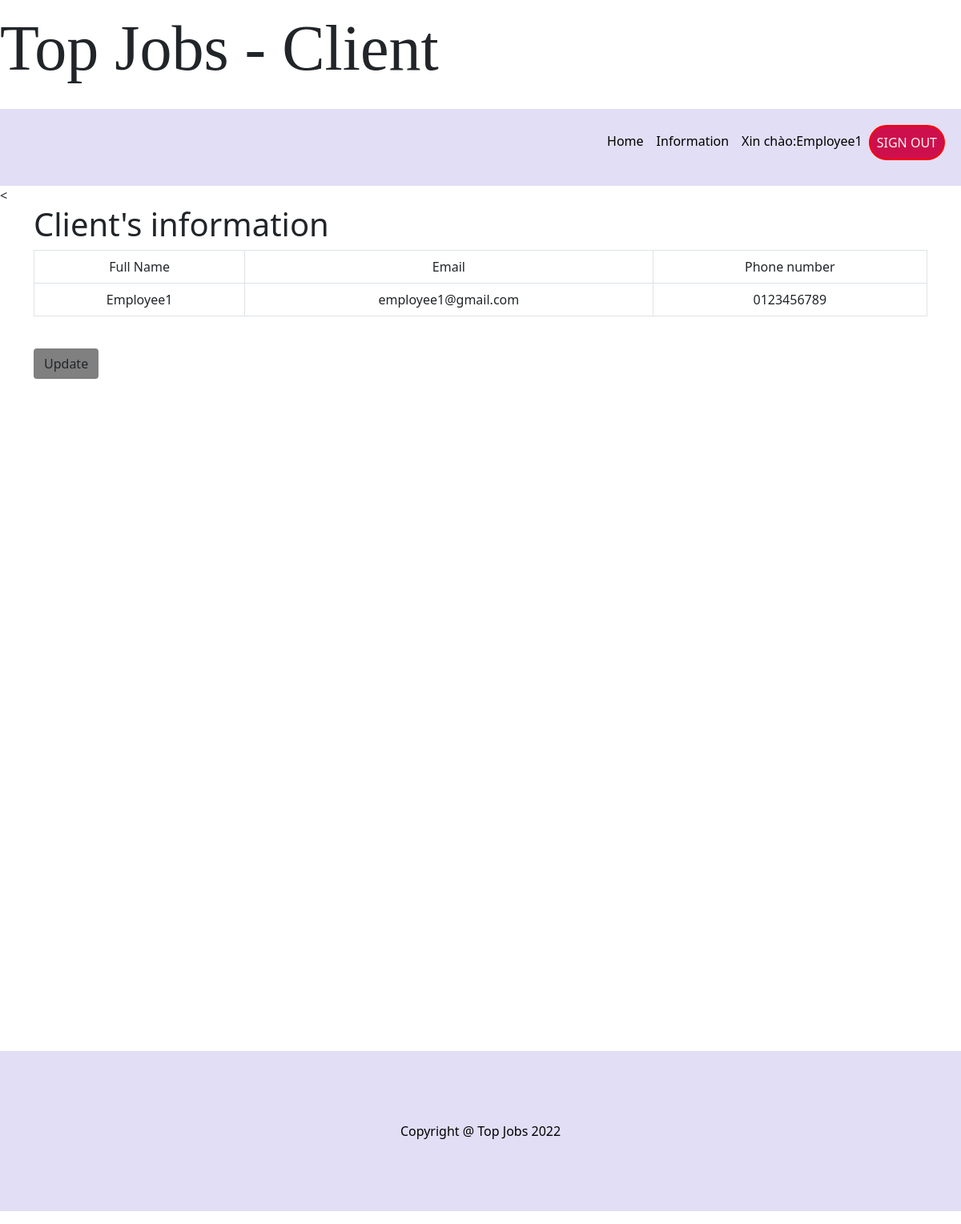
/Client/informationClient.php (signed in), run on the app's committed database.
### tables this page shows
CREATE TABLE `client` (
  `id` int(10) NOT NULL,
  `log_id` int(10) NOT NULL,
  `full_name` varchar(50) DEFAULT NULL,
  `email` varchar(50) DEFAULT NULL,
  `phone_number` varchar(10) DEFAULT NULL,
  `cv_id` int(10) NOT NULL
);

### Client/informationClient.php (the view, shortened to what this page needs)
<?php
include_once('../config.php');
$username = $_SESSION['username'];
if(isset($_SESSION['username']))
{
    $query = "select *
    from `client` join `login` on client.log_id=login.log_id WHERE username = '$username'";
    $result = mysqli_query($conn, $query);
    $result2 = mysqli_query($conn, $query);
}
else
{
    header('location:../login.php');
}
?>
<!DOCTYPE html>
<html lang="en">
<head>
    <link href="https://cdn.jsdelivr.net/npm/bootstrap@5.0.2/dist/css/bootstrap.min.css" rel="stylesheet"
>
    <link rel="stylesheet" href="../css/homepage.css">
</head>
<body>
    <header>
        <p id="text-head">Top Jobs - Client</p>
    </header>
    <nav class="navbar navbar-expand-lg navbar-light bg-light" style="padding: 0;">
            <div class="container-fluid" style="background-color: #E2DEF5;padding: 20px;">
                <div class="collapse navbar-collapse justify-content-end" id="navbarNav">
                    <ul class="navbar-nav ">
                        <li class="nav-item">
                            <a class="nav-link" style="color: black;" href="controlClient.php">Home</a>
                        </li>
                        <li class="nav-item">
                            <a class="nav-link" style="color: black;" href="informationClient.php">Information</a>
                        </li>
                        <li class="nav-item">
                            <?php
                            while ($row = mysqli_fetch_assoc($result2)) {
                                echo "<p class='nav-link' style='color: black;'>Xin chào:".$row['full_name']."</p>";
                            }
                            ?>
                        </li>
                        <li class="nav-item">
                            <a class="nav-link"
                            style="color: #FAF7F0; border: 2px solid red;border-radius: 30px;background-color:#CD104D;"
                            href="../logout.php">SIGN OUT</a>
                        </li>
                    </ul>
                </div>
        </div>
    </nav>
    <div style="background-color: white;padding-bottom:10px;height:1080px;">
        <<div class="container">
            <h1>Client's information</h1>
            <table class="table table-bordered text-center">
            <tr>
                <td>Full Name</td>
                <td>Email</td>
                <td>Phone number</td>
            </tr>
            <tr>
            <?php
                while($row = mysqli_fetch_assoc($result)){
                ?>
                    <td><?php echo $row['full_name']; ?></td>
                    <td><?php echo $row['email']; ?></td>
                    <td><?php echo $row['phone_number']; ?></td>
                </tr>
                <?php
                    }
                ?>
                </table>
                <br>
                    <form action="updateInfo.php">
                        <button type="submit" class="btn btn-default" name="update" style="background-color: gray;">Update</button>
                    </form>
        </div>
    </div>
    <div class="footer">
        <p style="text-align: center; line-height: 200px; color: black;background-color: #E2DEF5;">Copyright @ Top Jobs 2022</p>
    </div>
</body>
</html>

### css/homepage.css (style rules this page uses)
#text-head { font-size: 80px; font-family: Garamond, serif; }

### data on the page
client: full_name "Employee1", email "employee1@gmail.com", phone_number "0123456789"
